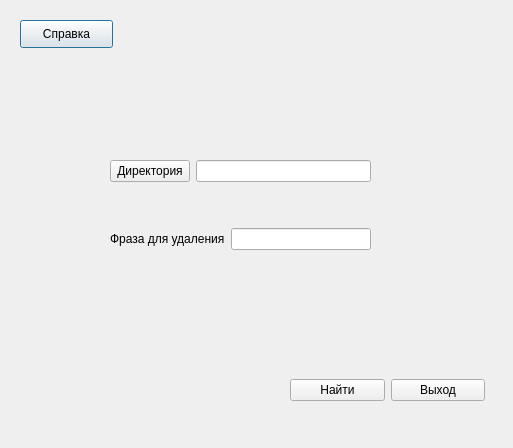
<?xml version="1.0" encoding="UTF-8"?>
<ui version="4.0">
 <class>Dialog</class>
 <widget class="QDialog" name="Dialog">
  <property name="geometry">
   <rect>
    <x>0</x>
    <y>0</y>
    <width>513</width>
    <height>448</height>
   </rect>
  </property>
  <property name="windowTitle">
   <string>Основное окно</string>
  </property>
  <widget class="QPushButton" name="pushButton_2">
   <property name="geometry">
    <rect>
     <x>20</x>
     <y>20</y>
     <width>93</width>
     <height>28</height>
    </rect>
   </property>
   <property name="text">
    <string>Справка</string>
   </property>
  </widget>
  <widget class="QWidget" name="verticalLayoutWidget">
   <property name="geometry">
    <rect>
     <x>110</x>
     <y>120</y>
     <width>261</width>
     <height>171</height>
    </rect>
   </property>
   <layout class="QVBoxLayout" name="verticalLayout">
    <item>
     <layout class="QHBoxLayout" name="horizontalLayout">
      <item>
       <widget class="QPushButton" name="pushButton_4">
        <property name="text">
         <string>Директория</string>
        </property>
       </widget>
      </item>
      <item>
       <widget class="QLineEdit" name="lineEdit_2"/>
      </item>
     </layout>
    </item>
    <item>
     <layout class="QHBoxLayout" name="horizontalLayout_2">
      <item>
       <widget class="QLabel" name="label">
        <property name="text">
         <string>Фраза для удаления</string>
        </property>
       </widget>
      </item>
      <item>
       <widget class="QLineEdit" name="lineEdit"/>
      </item>
     </layout>
    </item>
   </layout>
  </widget>
  <widget class="QWidget" name="horizontalLayoutWidget_3">
   <property name="geometry">
    <rect>
     <x>290</x>
     <y>350</y>
     <width>195</width>
     <height>80</height>
    </rect>
   </property>
   <layout class="QHBoxLayout" name="horizontalLayout_3">
    <item>
     <widget class="QPushButton" name="pushButton">
      <property name="text">
       <string>Найти</string>
      </property>
     </widget>
    </item>
    <item>
     <widget class="QPushButton" name="pushButton_3">
      <property name="text">
       <string>Выход</string>
      </property>
     </widget>
    </item>
   </layout>
  </widget>
 </widget>
 <resources/>
 <connections/>
</ui>
